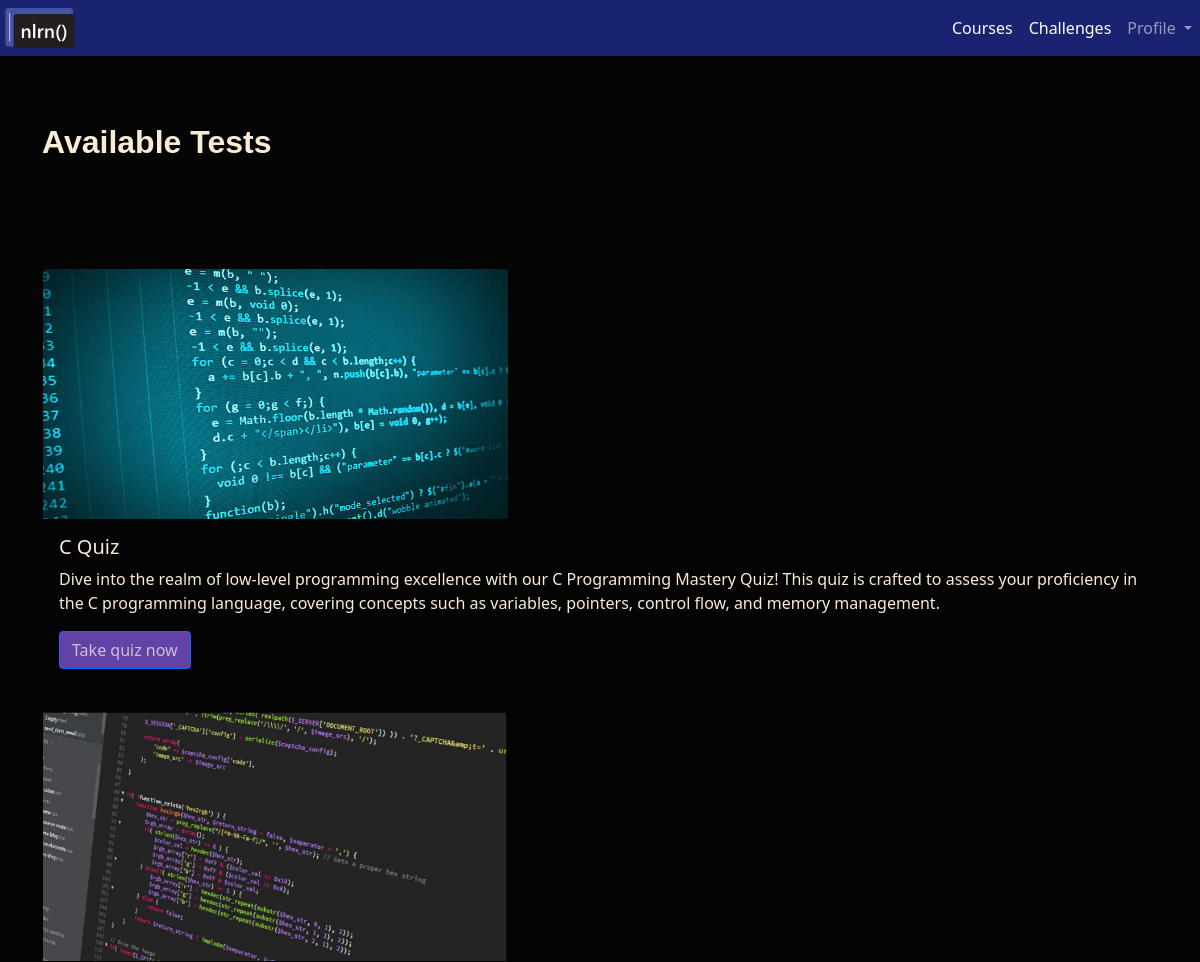
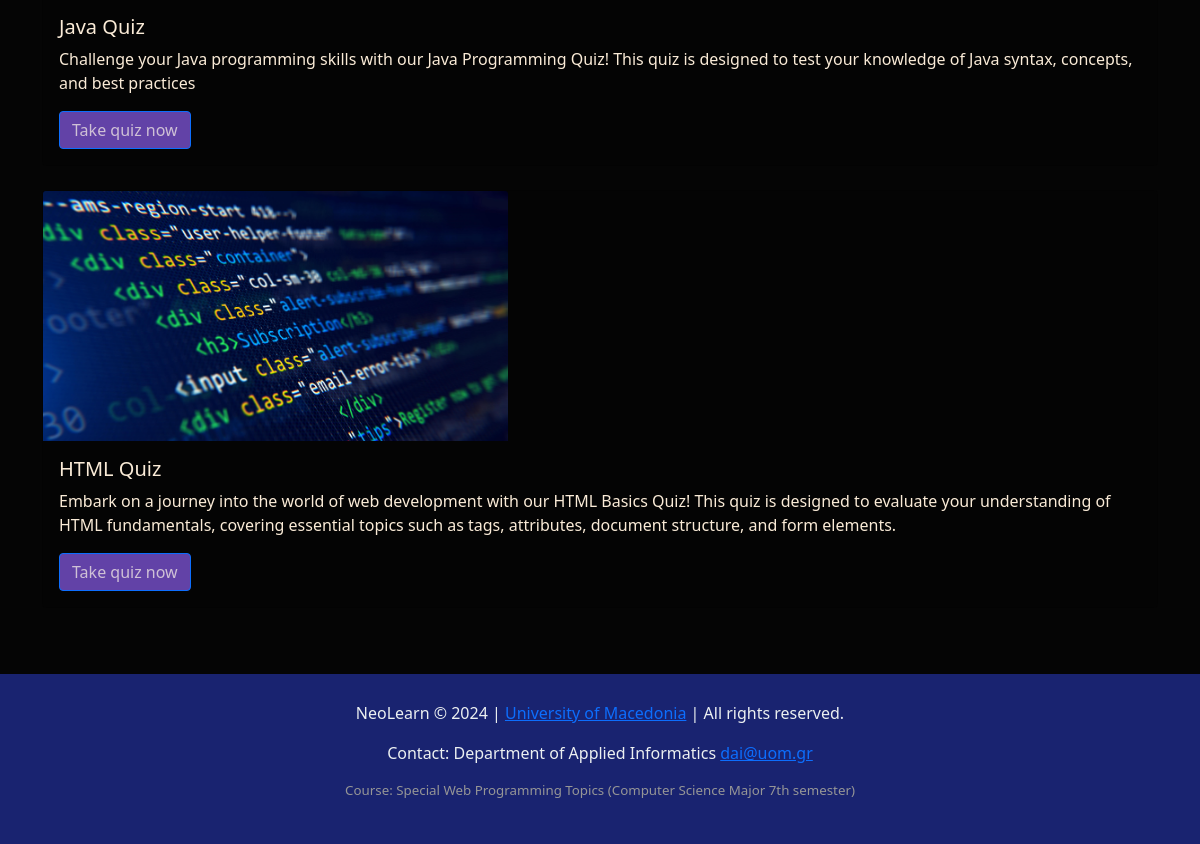
/test_challenges.php, run on the app's committed database (2 pictures, top to bottom).
### tables this page shows
CREATE TABLE `quiz` (
  `Id` int(6) NOT NULL,
  `Language_Id` int(6) NOT NULL,
  `Title` varchar(100) NOT NULL,
  `Description` varchar(1000) NOT NULL,
  `Image` varchar(1024) NOT NULL,
  `Num_Of_Quest` int(6) NOT NULL,
  `Level` enum('Easy','Medium','Difficult','') NOT NULL
);

### test_challenges.php (the view, shortened to what this page needs)
<!DOCTYPE html>
<html lang="en">
<head>
    <link href="https://cdn.jsdelivr.net/npm/bootstrap@5.0.2/dist/css/bootstrap.min.css"rel="stylesheet">
 </head>
    <link rel="stylesheet" href="css\challenges_test_styles.css">
</head>
<body>
     <nav class="navbar sticky-top navbar-expand-sm navbar-dark" style="background-color: #192370;">
      <div>
          <a class="navbar-brand" href="#"><img src="images\neolearn_logo.svg" onclick="window.location.href='student_main.php'" alt="" width="80" height="40"></a>
      </div>
      <div class="collapse navbar-collapse justify-content-end" id="navbarNav">
          <ul class="navbar-nav">
              <li class="nav-item">
                  <a class="nav-link active" aria-current="page" href="#" onclick="window.location.href='student_courses.php'">Courses</a>
              </li>
              <li class="nav-item">
                <a class="nav-link active" aria-current="page" href="#" onclick="window.location.href='test_challenges.php'">Challenges</a>
              </li>
              <li class="nav-item dropdown">
                <a class="nav-link dropdown-toggle" href="#" role="button" data-bs-toggle="dropdown" aria-expanded="false">
                  Profile
                </a>
              </li>
          </ul>
      </div>
  </nav>
    <div class="container">
        <h2>Available Tests</h2>
        <div class="card-deck">
            <?php
                $count = 0;
                $con=mysqli_connect('localhost', 'root', '', 'neolearn');
                $result=mysqli_query($con, "SELECT Title, Description, Image FROM quiz;");
                while ($row = mysqli_fetch_array($result)) {
                    $count++;
                    $title = $row[0];
                    $description = $row[1];
                    $image = $row[2];
            ?>
            <div class="card mb-4" >
                <img src="images\<?= $image ?>"style="max-width: 1920px; height: 250px; margin: 0px; width: 465px;" class="card-img-top" alt="example picture with html code ">
                <div class="card-body">
                    <h5 class="card-title"> <?= $title ?> </h5>
                    <p class="card-text"> <?= $description ?> </p>
                    <a href="#"  id="quizButton<?= $count ?>" class="btn btn-primary">Take quiz now</a>
                </div>
            </div>
            <?php
                }
            ?>
        </div>
    </div>
    <footer class="footer">
    <nav>
    <p>NeoLearn &copy; 2024 |
      <a href="https://www.uom.gr/">University of Macedonia</a> | All rights reserved. </p>
      <p>Contact: Department of Applied Informatics <a href="mailto:daisecr@uom.edu.gr">dai@uom.gr</a></p>
      <p class="p2">Course: Special Web Programming Topics (Computer Science Major 7th semester) </p>
    </nav>
</footer>
</body>
</html>

### css/challenges_test_styles.css (style rules this page uses)
html, body { background-color: #050505; width: 100%; height: 100%; margin: 0px; padding: 0px; overflow-x: hidden; }
h2 { padding-top: 50pt; padding-bottom: 50pt; color: antiquewhite; font-family: "Franklin Gothic Medium", "Arial Narrow", Arial, sans-serif; margin-bottom: 30pt; font-weight: 600; }
.container { margin-bottom: 50pt; }
.card { background-color: rgba(9, 9, 9, 0.1); color: antiquewhite; }
.btn { background-color: #6242a7; color: #cfc1d6; }

### data on the page
quiz: Image (picture), Title "C Quiz", Description "Dive into the realm of low-level programming excellence with our C Programming Mastery Quiz! This quiz is crafted to assess your proficiency in the C programming language, covering concepts such as variables, pointers, control flow, and memory management."
quiz: Image (picture), Title "Java Quiz", Description "Challenge your Java programming skills with our Java Programming Quiz! This quiz is designed to test your knowledge of Java syntax, concepts, and best practices"
quiz: Image (picture), Title "HTML Quiz", Description "Embark on a journey into the world of web development with our HTML Basics Quiz! This quiz is designed to evaluate your understanding of HTML fundamentals, covering essential topics such as tags, attributes, document structure, and form elements."
